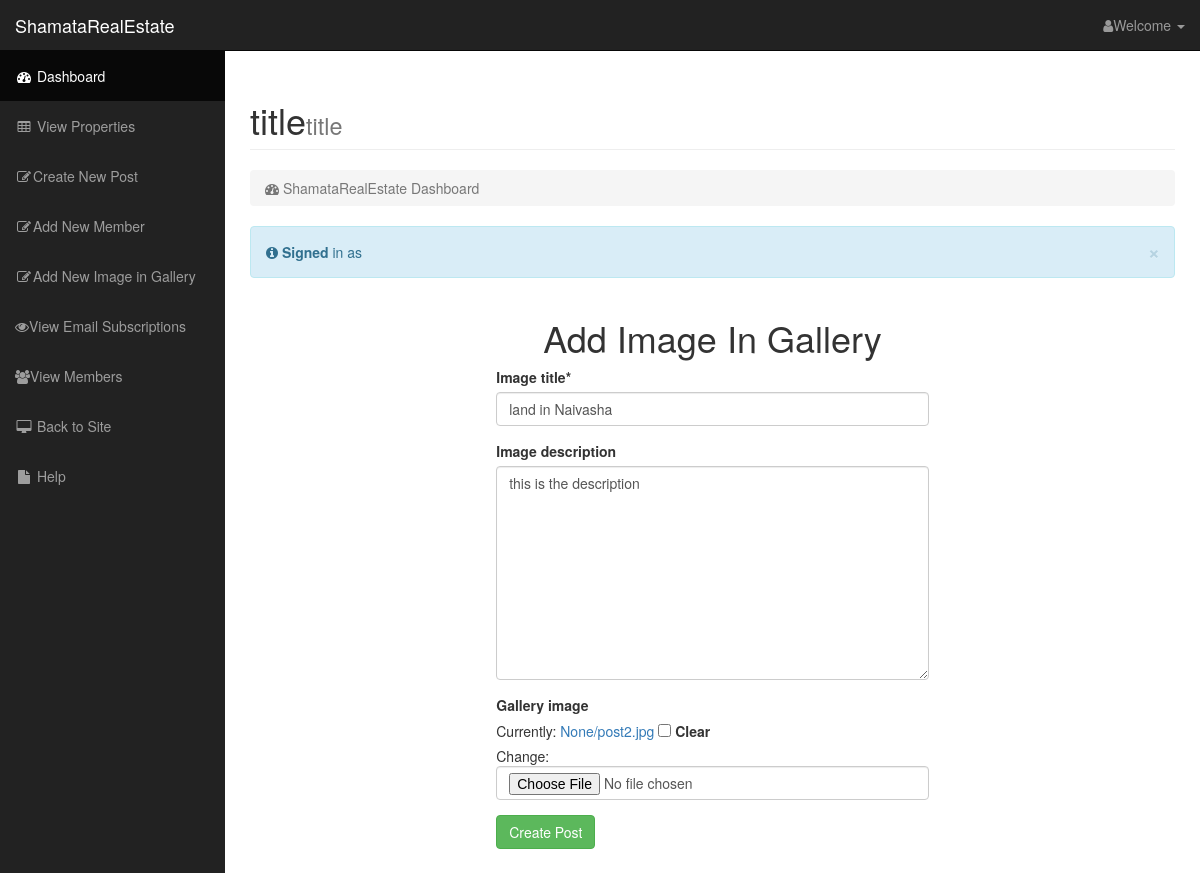
Screenshot of /2/edit-gallery/ (signed in) with the database file from the repository.
### Main/models.py (models this page shows, shortened)
class Gallery(models.Model):
    image_title        =  models.CharField(max_length=100)
    image_description  =  models.TextField(blank=True, null=True)
    gallery_image      =  models.ImageField(upload_to=upload_location,blank=True, null=True)
    timestamp = models.DateTimeField(auto_now=False, auto_now_add=True,blank=True, null=True)
    class Meta:
        ordering = ["-timestamp"]
        verbose_name_plural = "Gallery"

### Main/views.py (the view)
# urls.py: url(r'^(?P<id>\d+)/edit-gallery/$',edit_gallery_post,name='edit_gallery_post'),
def edit_gallery_post(request,id=None):
    if not request.user.is_staff or not request.user.is_superuser:
        raise Http404
    post =get_object_or_404(Gallery,id=id)
    if request.method == "POST":
        form = GalleryForm(request.POST , request.FILES,instance=post)
        if form.is_valid():
            instance = form.save(commit=False)
            instance.owner = request.user
            instance.save()
            return HttpResponseRedirect(instance.get_gallery_absolute_url())
    else:
        form = GalleryForm(instance=post)
    template_name = 'gallery/gallery_create.html'
    context = {
        'form':form
    }
    return render(request, template_name, context)

### Main/forms.py
class GalleryForm(forms.ModelForm):
    class Meta:
        model = Gallery
        fields = [
            'image_title',
            'image_description',
            'gallery_image'
            ]

### dashboard/templates/gallery/gallery_create.html
{% extends 'dashboard/base_dash.html' %}
{% load staticfiles %}
{% load crispy_forms_tags %}
{% block content %}
     <div class="container-fluid">
                <div class="row">
                    <div class="col-sm-6 col-sm-offset-3">
                                    {% if form %}
                                    <h1 style="text-align:center;">Add Image In Gallery</h1>
                                    <form method='POST' action='' enctype='multipart/form-data'>{% csrf_token %}
                                    {{ form | crispy }}
                                     <input type="submit" value="Create Post" class="btn btn-success">
                                    {% endif %}
                    </div>
                </div>
            </div>
{% endblock content %}

### Main/static/css/dashboard/sb-admin.css (style rules this page uses)
body { margin-top: 100px; background-color: #222; }
@media (min-width:768px) { body { margin-top: 50px; } }

### rows the page displays
Gallery: image_title "land in Naivasha", image_description "this is the description"
